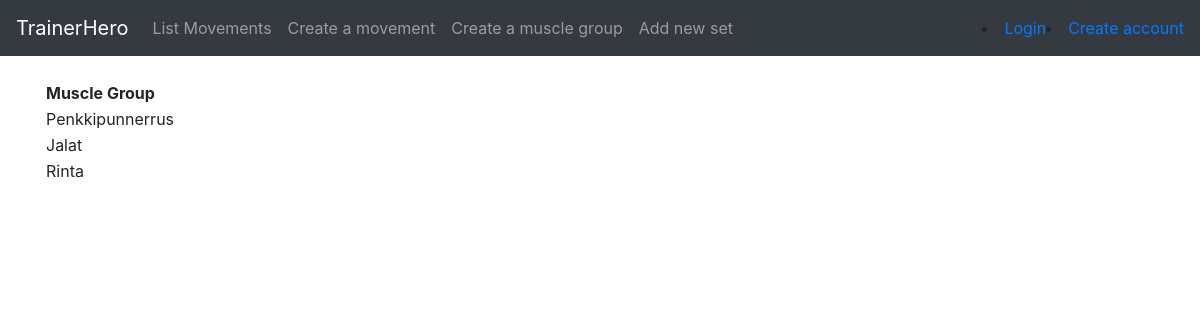
/musclegroups, run on the app's committed database.
### application/muscleGroup/models.py (models this page shows, shortened)
class muscleGroup(Base):
    __tablename__= "muscleGroup"
    name = db.Column(db.String(144), nullable=False)
    movement = db.relationship("Movement", backref="muscleGroup", lazy=True)

### application/muscleGroup/views.py (the view)
@app.route("/musclegroups", methods=["GET"])
def musclegroup_index():
    return render_template("musclegroups/list.html", musclegroups = muscleGroup.query.all())

### application/templates/musclegroups/list.html
{% extends "layout.html" %}
{% block body %}
  <table>
    <tr>
      <th>Muscle Group</th>
    </tr>
    {% for musclegroup in musclegroups %}
    <tr>
      <td>{{ musclegroup.name }}</td>
    </tr>
    {% endfor %}
  </table>
{% endblock %}

### data on the page
muscleGroup: name "Penkkipunnerrus"
muscleGroup: name "Jalat"
muscleGroup: name "Rinta"
